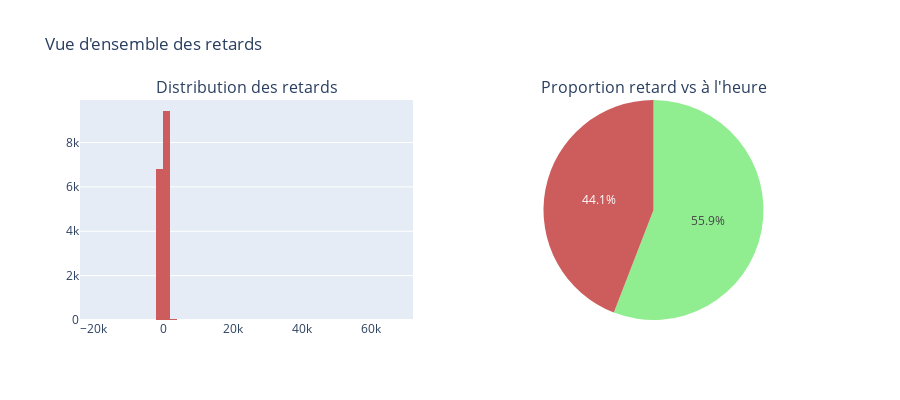

Notebook code for this chart:
### Code cell
# Graphique : Distribution des retards
fig = make_subplots(
    rows=1, cols=2,
    subplot_titles=('Distribution des retards', 'Proportion retard vs à l\'heure'),
    specs=[[{'type': 'histogram'}, {'type': 'pie'}]]
)

# Histogramme
fig.add_trace(
    go.Histogram(
        x=df_delays['delay_at_checkout_in_minutes'],
        nbinsx=50,
        name='Retards',
        marker_color='indianred'
    ),
    row=1, col=1
)

# Pie chart
fig.add_trace(
    go.Pie(
        labels=['À l\'heure', 'En retard'],
        values=[on_time_rentals, late_rentals],
        marker_colors=['lightgreen', 'indianred']
    ),
    row=1, col=2
)

fig.update_layout(height=400, showlegend=False, title_text="Vue d'ensemble des retards")
fig.show()

### Figure 1 — Plotly figure (JSON) as saved in the notebook; plotly's stock layout.template omitted (floating-point values rounded to 4 significant figures; data arrays with more than 128 entries replaced by an {"elided": "..."} marker saying what was removed)
{"data": [{"marker": {"color": "indianred"}, "name": "Retards", "nbinsx": 50, "type": "histogram", "x": {"elided": "21310 float values"}, "xaxis": "x", "yaxis": "y"}, {"domain": {"x": [0.55, 1], "y": [0, 1]}, "labels": ["À l'heure", "En retard"], "marker": {"colors": ["lightgreen", "indianred"]}, "type": "pie", "values": [11906, 9404]}], "layout": {"annotations": [{"font": {"size": 16}, "showarrow": false, "text": "Distribution des retards", "x": 0.225, "xanchor": "center", "xref": "paper", "y": 1, "yanchor": "bottom", "yref": "paper"}, {"font": {"size": 16}, "showarrow": false, "text": "Proportion retard vs à l'heure", "x": 0.775, "xanchor": "center", "xref": "paper", "y": 1, "yanchor": "bottom", "yref": "paper"}], "height": 400, "showlegend": false, "title": {"text": "Vue d'ensemble des retards"}, "xaxis": {"anchor": "y", "domain": [0, 0.45]}, "yaxis": {"anchor": "x", "domain": [0, 1]}}}
